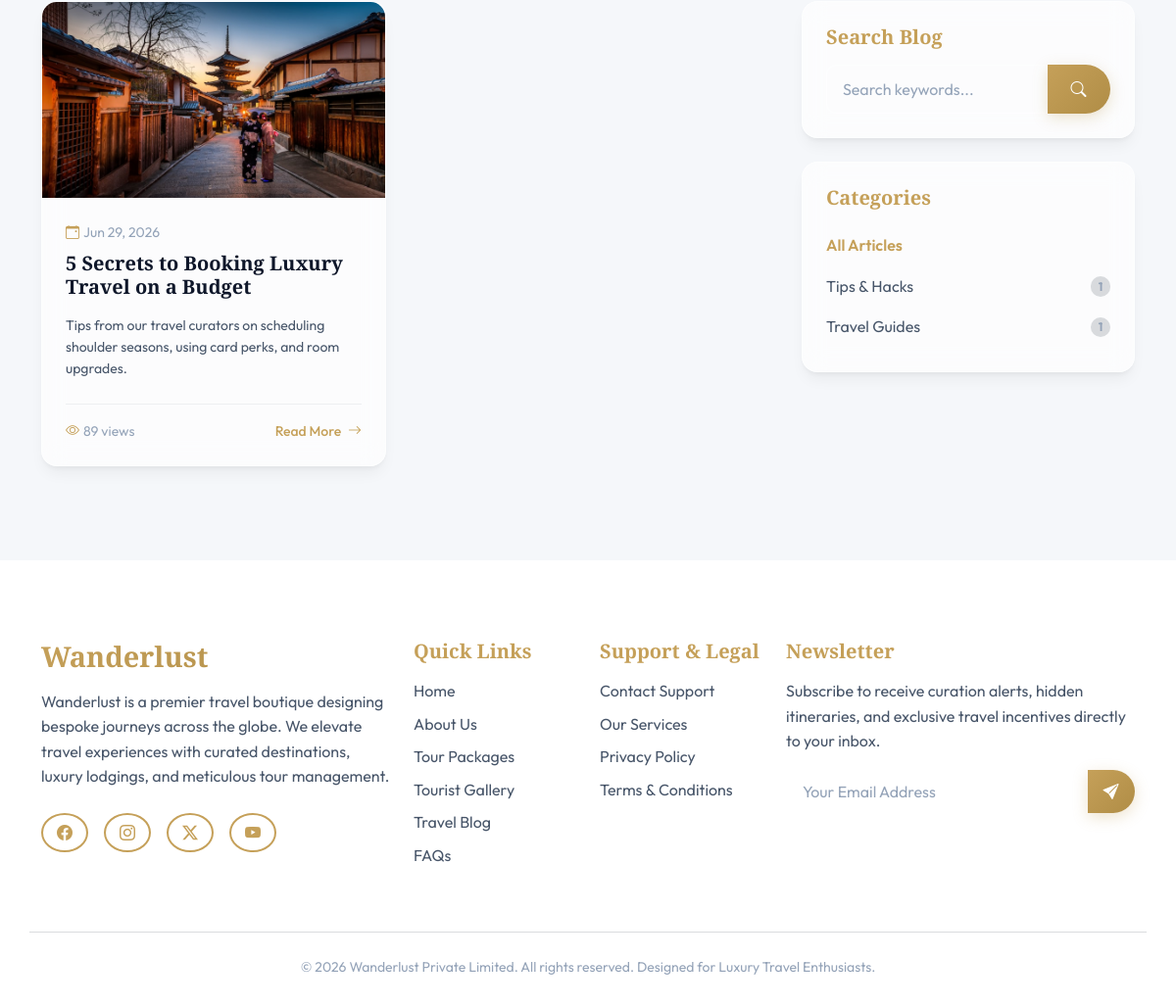
/blog/ (lower part), run on an earlier commit of the app's database.
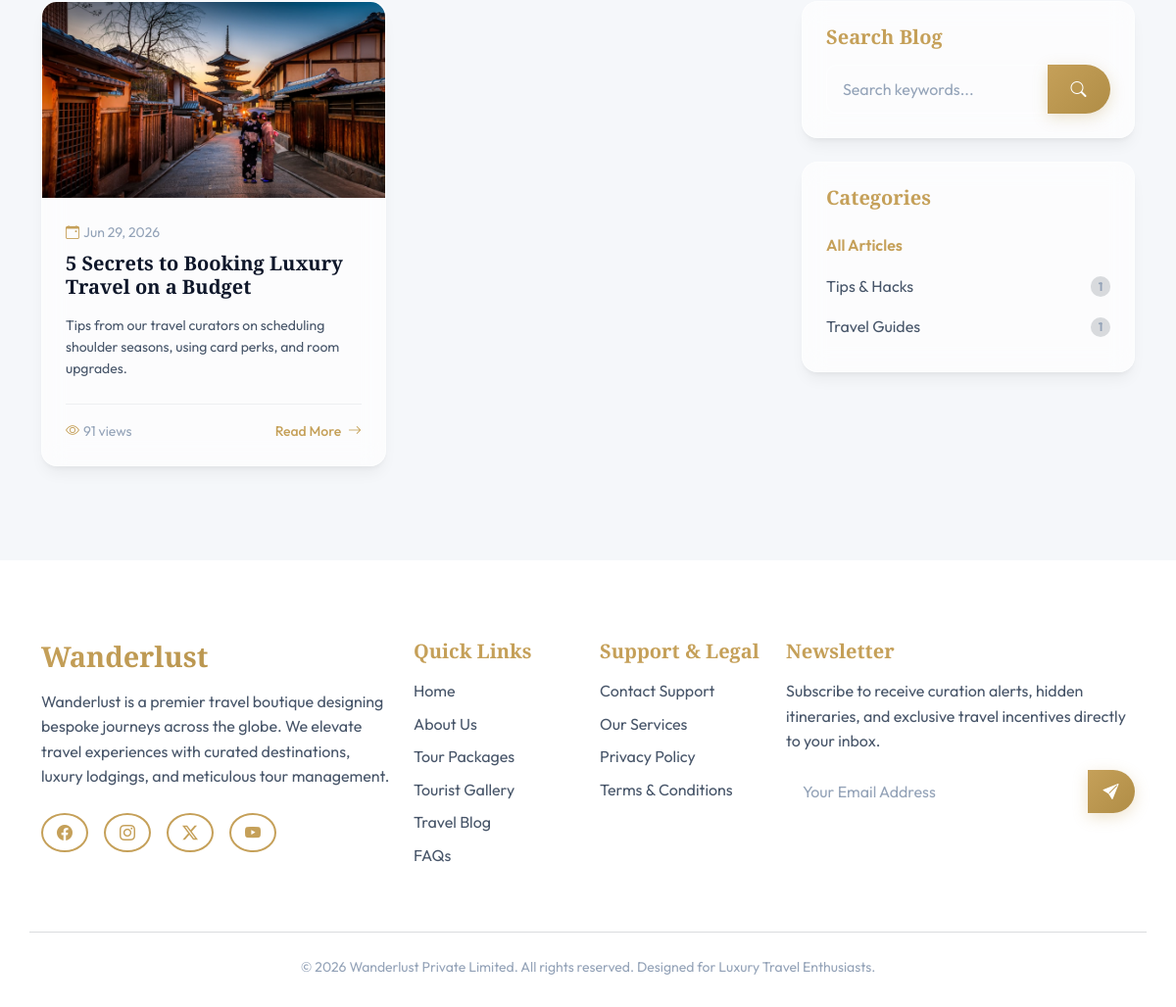
And on a later commit of the database.
### blog/models.py (models this page shows, shortened)
class BlogPost(models.Model):
    title = models.CharField(max_length=200)
    slug = models.SlugField(unique=True)
    author = models.ForeignKey(User, on_delete=models.CASCADE, related_name='blog_posts')
    category = models.ForeignKey(BlogCategory, on_delete=models.SET_NULL, null=True, blank=True, related_name='posts')
    cover_image = models.ImageField(upload_to='blog/')
    content = models.TextField()
    excerpt = models.TextField(max_length=300, help_text="Short summary of the post for card previews.")
    featured = models.BooleanField(default=False)
    views_count = models.PositiveIntegerField(default=0)
    created_at = models.DateTimeField(auto_now_add=True)
    updated_at = models.DateTimeField(auto_now=True)
    class Meta:
        ordering = ['-created_at']

class BlogCategory(models.Model):
    name = models.CharField(max_length=100)
    slug = models.SlugField(unique=True)
    class Meta:
        verbose_name = "Blog Category"
        verbose_name_plural = "Blog Categories"
        ordering = ['name']

### blog/views.py (the view)
# urls.py: path('', views.blog_home, name='blog_home'),
def blog_home(request):
    posts_list = BlogPost.objects.all()
    categories = BlogCategory.objects.all()
    search_query = request.GET.get('search', '').strip()
    category_slug = request.GET.get('category', '').strip()
    if search_query:
        posts_list = posts_list.filter(
            Q(title__icontains=search_query) |
            Q(content__icontains=search_query) |
            Q(excerpt__icontains=search_query)
        )
    if category_slug:
        posts_list = posts_list.filter(category__slug=category_slug)
    featured_post = None
    if not search_query and not category_slug:
        featured_post = BlogPost.objects.filter(featured=True).first()
        if not featured_post:
            featured_post = BlogPost.objects.all().first()
        if featured_post:
            posts_list = posts_list.exclude(id=featured_post.id)
    paginator = Paginator(posts_list, 6) # 6 articles per page
    page_number = request.GET.get('page')
    posts = paginator.get_page(page_number)
    context = {
        'featured_post': featured_post,
        'posts': posts,
        'categories': categories,
        'selected_category': category_slug,
        'search_query': search_query
    }
    return render(request, 'blog/blog_list.html', context)

### templates/blog/blog_list.html (shortened to what this page needs)
{% extends 'base.html' %}
{% load static %}
{% block content %}
<section class="py-5">
    <div class="container">
        <div class="row g-5">
            <div class="col-lg-8" data-aos="fade-right">
                <div class="row g-4">
                    {% if posts %}
                        {% for post in posts %}
                        <div class="col-md-6">
                            <div class="glass-panel glass-panel-hover overflow-hidden h-100 d-flex flex-column">
                                <div class="position-relative" style="height: 200px; overflow: hidden;">
                                    <img src="{{ post.cover_image.url }}" class="w-100 h-100 object-fit-cover transition-transform duration-500 hover-scale" alt="{{ post.title }}">
                                </div>
                                <div class="p-4 d-flex flex-column flex-grow-1">
                                    <span class="text-muted small mb-2"><i class="bi bi-calendar-event me-1 text-gold"></i>{{ post.created_at|date:"M d, Y" }}</span>
                                    <h4 class="font-heading fs-5 mb-3 fw-semibold"><a href="{% url 'blog:blog_detail' post.slug %}" class="text-decoration-none text-primary-theme">{{ post.title }}</a></h4>
                                    <p class="text-secondary small mb-4 flex-grow-1">{{ post.excerpt }}</p>
                                    <div class="d-flex justify-content-between align-items-center mt-auto border-top border-secondary border-opacity-10 pt-3">
                                        <span class="small text-muted"><i class="bi bi-eye me-1 text-gold"></i>{{ post.views_count }} view{{ post.views_count|pluralize }}</span>
                                        <a href="{% url 'blog:blog_detail' post.slug %}" class="text-gold fw-medium text-decoration-none small">Read More <i class="bi bi-arrow-right ms-1"></i></a>
                                    </div>
                                </div>
                            </div>
                        </div>
                        {% endfor %}
                    {% endif %}
                </div>
            </div>
            <div class="col-lg-4" data-aos="fade-left">
                <div class="d-flex flex-column gap-4 sticky-lg-top" style="top: 100px; z-index: 10;">
                    <div class="glass-panel p-4">
                        <h5 class="font-heading text-gold mb-3">Search Blog</h5>
                        <form action="{% url 'blog:blog_home' %}" method="GET">
                            <div class="input-group">
                                <input type="text" name="search" class="form-control form-glass" placeholder="Search keywords..." value="{{ search_query }}">
                                <button type="submit" class="btn btn-gold"><i class="bi bi-search"></i></button>
                            </div>
                        </form>
                    </div>
                    <div class="glass-panel p-4">
                        <h5 class="font-heading text-gold mb-3">Categories</h5>
                        <div class="list-group list-group-flush border-0">
                            <a href="{% url 'blog:blog_home' %}" class="list-group-item list-group-item-action bg-transparent border-0 {% if not selected_category %}text-gold fw-semibold{% else %}text-secondary{% endif %} py-2 px-0 d-flex justify-content-between align-items-center">
                                <span>All Articles</span>
                            </a>
                            {% for category in categories %}
                            <a href="?category={{ category.slug }}{% if search_query %}&search={{ search_query }}{% endif %}" class="list-group-item list-group-item-action bg-transparent border-0 {% if selected_category == category.slug %}text-gold fw-semibold{% else %}text-secondary{% endif %} py-2 px-0 d-flex justify-content-between align-items-center">
                                <span>{{ category.name }}</span>
                                <span class="badge bg-secondary bg-opacity-25 text-muted rounded-pill small">{{ category.posts.count }}</span>
                            </a>
                            {% endfor %}
                        </div>
                    </div>
                </div>
            </div>
        </div>
    </div>
</section>
{% endblock %}

### templates/base.html (shortened to what this page needs)
{% load static %}
<!DOCTYPE html>
<html lang="en" data-theme="light">
<head>
    <link href="https://cdn.jsdelivr.net/npm/bootstrap@5.3.2/dist/css/bootstrap.min.css" rel="stylesheet">
    <link rel="stylesheet" href="https://cdn.jsdelivr.net/npm/bootstrap-icons@1.11.2/font/bootstrap-icons.min.css">
    <link rel="stylesheet" href="https://cdnjs.cloudflare.com/ajax/libs/animate.css/4.1.1/animate.min.css"/>
    <link rel="stylesheet" href="https://unpkg.com/aos@next/dist/aos.css" />
    <link rel="stylesheet" href="https://cdn.jsdelivr.net/npm/swiper@11/swiper-bundle.min.css" />
    <link rel="stylesheet" href="{% static 'css/style.css' %}">
</head>
<body>
    <main class="theme-transition" style="min-height: 80vh; padding-top: 90px;">
        {% block content %}
        {% endblock %}
    </main>
    <footer class="footer-custom mt-5 theme-transition">
        <div class="container">
            <div class="row g-4 mb-5">
                <div class="col-lg-4 col-md-6" data-aos="fade-up" data-aos-delay="100">
                    <h5 class="footer-logo mb-3">Wanderlust</h5>
                    <p class="mb-4">Wanderlust is a premier travel boutique designing bespoke journeys across the globe. We elevate travel experiences with curated destinations, luxury lodgings, and meticulous tour management.</p>
                    <div class="d-flex gap-3">
                        <a href="#" class="btn btn-outline-gold rounded-circle d-flex align-items-center justify-content-center" style="width: 40px; height: 40px;"><i class="bi bi-facebook"></i></a>
                        <a href="#" class="btn btn-outline-gold rounded-circle d-flex align-items-center justify-content-center" style="width: 40px; height: 40px;"><i class="bi bi-instagram"></i></a>
                        <a href="#" class="btn btn-outline-gold rounded-circle d-flex align-items-center justify-content-center" style="width: 40px; height: 40px;"><i class="bi bi-twitter-x"></i></a>
                        <a href="#" class="btn btn-outline-gold rounded-circle d-flex align-items-center justify-content-center" style="width: 40px; height: 40px;"><i class="bi bi-youtube"></i></a>
                    </div>
                </div>
                <div class="col-lg-2 col-md-6" data-aos="fade-up" data-aos-delay="200">
                    <h5 class="mb-3 text-gold">Quick Links</h5>
                    <ul class="list-unstyled d-flex flex-column gap-2">
                        <li><a href="{% url 'core:home' %}" class="footer-link">Home</a></li>
                        <li><a href="{% url 'core:about' %}" class="footer-link">About Us</a></li>
                        <li><a href="{% url 'tours:packages' %}" class="footer-link">Tour Packages</a></li>
                        <li><a href="{% url 'core:gallery' %}" class="footer-link">Tourist Gallery</a></li>
                        <li><a href="{% url 'blog:blog_home' %}" class="footer-link">Travel Blog</a></li>
                        <li><a href="{% url 'core:faqs' %}" class="footer-link">FAQs</a></li>
                    </ul>
                </div>
                <div class="col-lg-2 col-md-6" data-aos="fade-up" data-aos-delay="300">
                    <h5 class="mb-3 text-gold">Support & Legal</h5>
                    <ul class="list-unstyled d-flex flex-column gap-2">
                        <li><a href="{% url 'contact:contact' %}" class="footer-link">Contact Support</a></li>
                        <li><a href="{% url 'core:services' %}" class="footer-link">Our Services</a></li>
                        <li><a href="{% url 'core:privacy_policy' %}" class="footer-link">Privacy Policy</a></li>
                        <li><a href="{% url 'core:terms_conditions' %}" class="footer-link">Terms & Conditions</a></li>
                    </ul>
                </div>
                <div class="col-lg-4 col-md-6" data-aos="fade-up" data-aos-delay="400">
                    <h5 class="mb-3 text-gold">Newsletter</h5>
                    <p class="mb-3">Subscribe to receive curation alerts, hidden itineraries, and exclusive travel incentives directly to your inbox.</p>
                    <form id="newsletter-form" class="position-relative">
                        <div class="input-group">
                            <input type="email" name="email" class="form-control form-glass py-2" placeholder="Your Email Address" required>
                            <button type="submit" class="btn btn-gold px-3"><i class="bi bi-send-fill"></i></button>
                        </div>
                    </form>
                </div>
            </div>
            <div class="row pt-4 border-top border-secondary border-opacity-25 text-center">
                <div class="col-12">
                    <p class="mb-0 text-muted small">&copy; {% now "Y" %} Wanderlust Private Limited. All rights reserved. Designed for Luxury Travel Enthusiasts.</p>
                </div>
            </div>
        </div>
    </footer>
</body>
</html>

### static/css/style.css (style rules this page uses)
:root { --primary-bg: #f5f7fa; --secondary-bg: #ffffff; --card-bg: rgba(255, 255, 255, 0.65); --card-border: rgba(255, 255, 255, 0.45); --text-primary: #0F172A; --text-secondary: #475569; --text-muted: #94A3B8; --accent-gold: #c5a059; --accent-gold-rgb: 197, 160, 89; --accent-gold-hover: #b08d46; --accent-teal: #0d9488; --accent-teal-hover: #0f766e; --navbar-bg: rgba(245, 247, 250, 0.75); --navbar-border: rgba(255, 255, 255, 0.4); --shadow-sm: 0 4px 6px -1px rgba(0, 0, 0, 0.05); --shadow-md: 0 10px 15px -3px rgba(0, 0, 0, 0.05), 0 4px 6px -2px rgba(0, 0, 0, 0.05); --shadow-lg: 0 20px 25px -5px rgba(0, 0, 0, 0.08), 0 10px 10px -5px rgba(0, 0, 0, 0.04); --shadow-glow: 0 0 20px rgba(197, 160, 89, 0.15); --glass-blur: blur(12px); --transition-speed: 0.4s; --font-heading: 'Playfair Display', serif; --font-body: 'Outfit', sans-serif; }
body { background-color: var(--primary-bg); color: var(--text-primary); font-family: var(--font-body); transition: background-color var(--transition-speed) ease, color var(--transition-speed) ease; overflow-x: hidden; line-height: 1.6; }
h1, h2, h3, h4, h5, h6 { font-family: var(--font-heading); color: var(--text-primary); font-weight: 600; }
.glass-panel { background: var(--card-bg); backdrop-filter: var(--glass-blur); -webkit-backdrop-filter: var(--glass-blur); border: 1px solid var(--card-border); box-shadow: var(--shadow-md); border-radius: 16px; transition: transform var(--transition-speed) cubic-bezier(0.4, 0, 0.2, 1), box-shadow var(--transition-speed) ease, border-color var(--transition-speed) ease, background var(--transition-speed) ease; }
.btn-gold { background: linear-gradient(135deg, var(--accent-gold) 0%, #b08d46 100%); color: #ffffff !important; border: none; font-weight: 500; letter-spacing: 0.5px; padding: 10px 24px; border-radius: 30px; box-shadow: 0 4px 15px rgba(197, 160, 89, 0.3); transition: all 0.3s ease; position: relative; overflow: hidden; }
.btn-outline-gold { background: transparent; color: var(--accent-gold) !important; border: 2px solid var(--accent-gold); font-weight: 500; padding: 8px 22px; border-radius: 30px; transition: all 0.3s ease; }
.text-gold { color: var(--accent-gold) !important; }
.footer-custom { background-color: var(--secondary-bg); border-top: 1px solid var(--card-border); color: var(--text-secondary); position: relative; padding-top: 80px; padding-bottom: 30px; }
.footer-logo { font-family: var(--font-heading); font-weight: 700; font-size: 1.8rem; background: linear-gradient(135deg, var(--accent-gold) 0%, #b08d46 100%); -webkit-background-clip: text; -webkit-text-fill-color: transparent; }
.footer-link { color: var(--text-secondary); text-decoration: none; transition: color 0.3s ease, padding-left 0.3s ease; }
.form-glass { background: rgba(255, 255, 255, 0.05); border: 1px solid var(--card-border); border-radius: 10px; padding: 12px 16px; color: var(--text-primary) !important; transition: all 0.3s ease; }
.form-glass::placeholder { color: var(--text-muted); }
.theme-transition { transition: all var(--transition-speed) ease !important; }
.text-primary-theme { color: var(--text-primary) !important; }
a.text-primary-theme { color: var(--text-primary) !important; transition: color 0.3s ease; }
.text-secondary { color: var(--text-secondary) !important; }
.text-muted { color: var(--text-muted) !important; }

What changed in the data, as far as the page shows it:
changed BlogPost "5 Secrets to Booking Luxury Travel on a Budget": views_count "89" → "91"
